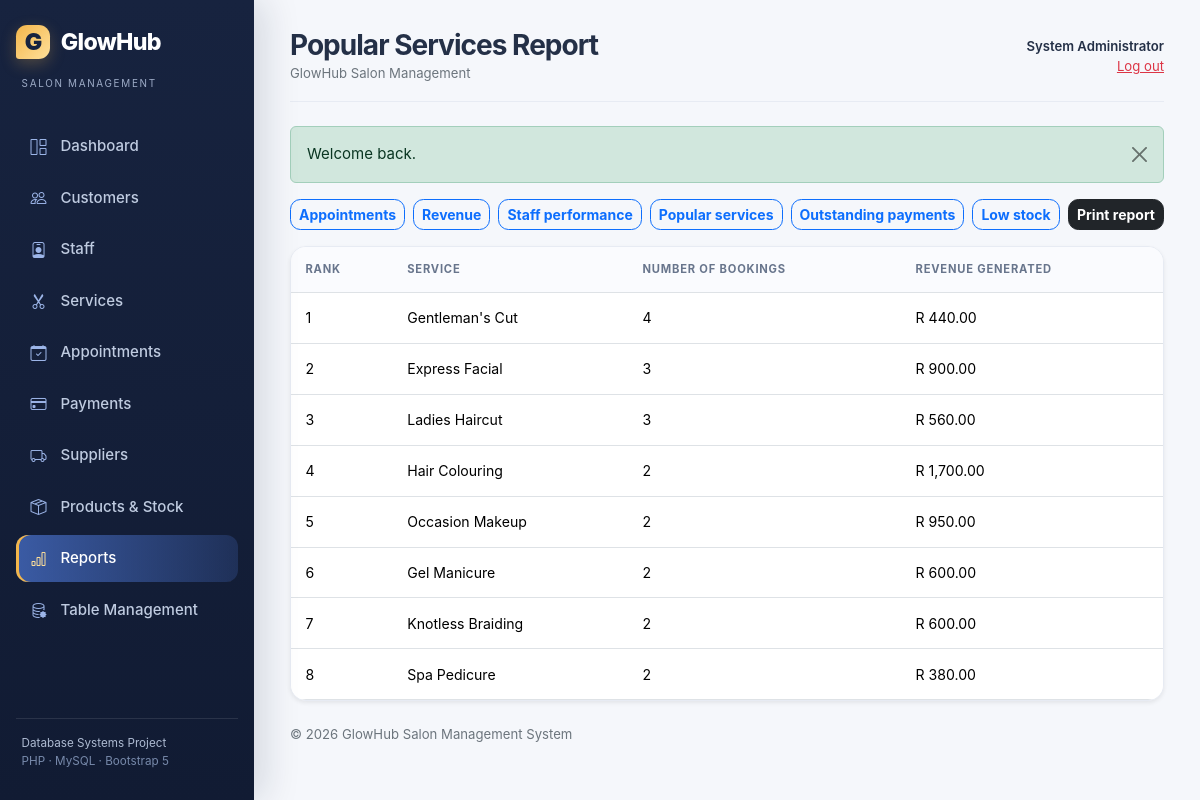
/reports/popular_services.php (signed in), run on the app's committed database.
### tables this page shows
CREATE TABLE services (
    service_id INT UNSIGNED AUTO_INCREMENT PRIMARY KEY,
    service_name VARCHAR(100) NOT NULL UNIQUE,
    description VARCHAR(500) NULL,
    duration_minutes SMALLINT UNSIGNED NOT NULL,
    price DECIMAL(10,2) NOT NULL,
    status ENUM('Active', 'Inactive') NOT NULL DEFAULT 'Active',
    created_at TIMESTAMP NOT NULL DEFAULT CURRENT_TIMESTAMP,
    CONSTRAINT chk_service_duration CHECK (duration_minutes BETWEEN 5 AND 600),
    CONSTRAINT chk_service_price CHECK (price >= 0)
);

### config/database.php (called while the page is built, shortened)
<?php
function db(): PDO
{
    static $pdo = null;
    $dsn = 'mysql:host=' . DB_HOST . ';dbname=' . DB_NAME . ';charset=utf8mb4';
    try {
        $pdo = new PDO($dsn, DB_USER, DB_PASS, [
            PDO::ATTR_ERRMODE => PDO::ERRMODE_EXCEPTION,
            PDO::ATTR_DEFAULT_FETCH_MODE => PDO::FETCH_ASSOC,
            PDO::ATTR_EMULATE_PREPARES => false,
        ]);
    } catch (PDOException $exception) {
        http_response_code(503);
        exit('Database connection is unavailable. Please start MySQL and import database/salon_management.sql.');
    }
    return $pdo;
}

### reports/popular_services.php (the view)
<?php
require_once __DIR__ . '/../includes/auth.php'; require_login(); $active_menu='reports';$rows=all_rows("SELECT s.service_id,s.service_name,COUNT(a.appointment_id) booking_count,COALESCE(SUM(CASE WHEN p.payment_status IN ('Paid','Partially Paid') THEN p.amount ELSE 0 END),0) revenue_generated FROM services s LEFT JOIN appointments a ON a.service_id=s.service_id LEFT JOIN payments p ON p.appointment_id=a.appointment_id GROUP BY s.service_id,s.service_name ORDER BY booking_count DESC,revenue_generated DESC,s.service_name");$page_title='Popular Services Report';require __DIR__.'/../includes/header.php';
?>
<h2 class="print-heading">Popular Services Report</h2><?php require __DIR__.'/../includes/report_nav.php';?><div class="card shadow-sm table-card"><div class="table-responsive"><table class="table table-hover align-middle mb-0"><thead><tr><th>Rank</th><th>Service</th><th>Number of bookings</th><th>Revenue generated</th></tr></thead><tbody><?php foreach($rows as $index=>$row):?><tr><td><?= $index+1?></td><td><?=e($row['service_name'])?></td><td><?= (int)$row['booking_count']?></td><td><?=money($row['revenue_generated'])?></td></tr><?php endforeach;?></tbody></table></div></div><?php require __DIR__.'/../includes/footer.php';

### assets/css/style.css (style rules this page uses)
:root { --ink: #243047; --navy: #17233f; --navy-2: #243862; --blue: #3568d4; --blue-dark: #244ea9; --sky: #66c9d8; --gold: #f3b64b; --rose: #df7894; --cream: #f5f7fb; --muted: #748097; --line: #e7ebf3; --shadow: 0 16px 40px rgba(31, 48, 85, .08); }
* { box-sizing: border-box; }
body { background: var(--cream); color: var(--ink); font-size: .94rem; font-family: Inter, ui-sans-serif, system-ui, -apple-system, BlinkMacSystemFont, "Segoe UI", sans-serif; }
.card { border: 1px solid var(--line); border-radius: 1rem; box-shadow: var(--shadow); overflow: hidden; }
.table-card .table { font-size: .88rem; }
.table-card .table thead th { background: #fafbfe; color: #68758c; font-size: .7rem; text-transform: uppercase; letter-spacing: .07em; border-bottom-width: 1px; white-space: nowrap; }
.table > :not(caption) > * > * { padding: .9rem; }

### data on the page
services: service_name "Gentleman's Cut", booking_count "4", revenue_generated "R 440.00"
services: service_name "Express Facial", booking_count "3", revenue_generated "R 900.00"
services: service_name "Ladies Haircut", booking_count "3", revenue_generated "R 560.00"
services: service_name "Hair Colouring", booking_count "2", revenue_generated "R 1,700.00"
services: service_name "Occasion Makeup", booking_count "2", revenue_generated "R 950.00"
services: service_name "Gel Manicure", booking_count "2", revenue_generated "R 600.00"
services: service_name "Knotless Braiding", booking_count "2", revenue_generated "R 600.00"
services: service_name "Spa Pedicure", booking_count "2", revenue_generated "R 380.00"

### other printed values
$label "Dashboard"
$label "Customers"
$label "Staff"
$label "Services"
$label "Appointments"
$label "Payments"
$label "Suppliers"
$label "Products & Stock"
$label "Reports"
$label "Table Management"
$page_title "Popular Services Report"
current_user()['full_name'] "System Administrator"
$flash['message'] "Welcome back."
